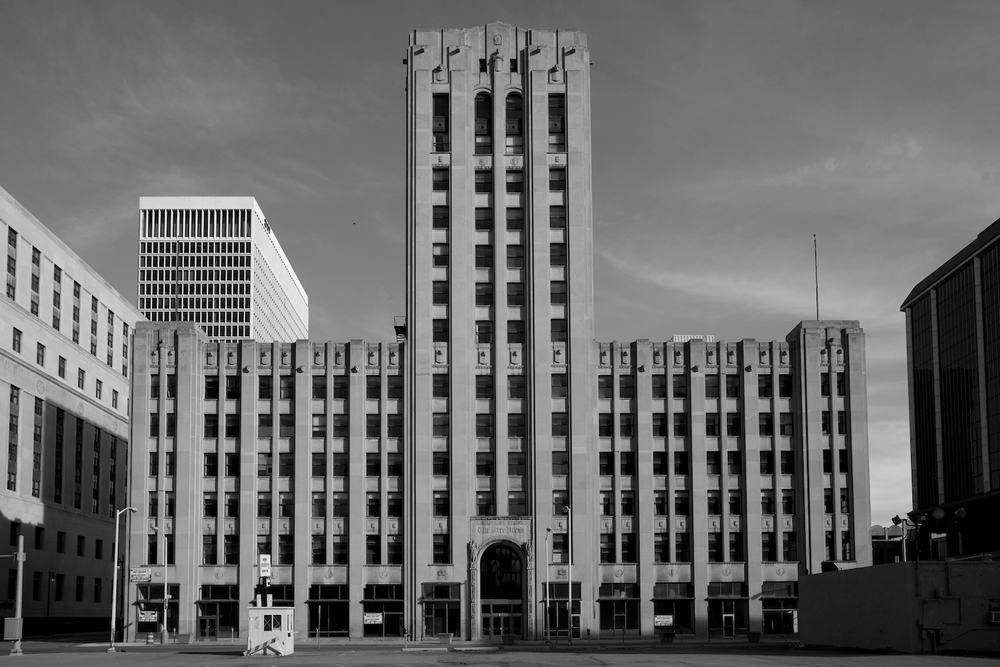
#> input picture 3. Mathematics and Statistics for Data Science/Chap3_PCA/data/original.png, 1000 x 667 px, shrunk from 1440 x 960 before the run
$ jupyter execute '3 PCA sklearn - giảm chiều image HV.ipynb'   (shell and % lines are left out)
#> lines starting #> are read from the running program, lines starting #| are printed output that depends on the picture
# Bài tập 3
## Yêu cầu: Sử dụng PCA sklearn để giảm chiều dữ liệu
- Cho tập tin original.png. Đọc tập tin original.png và hiển thị ảnh gốc
- Áp dụng PCA: giảm chiều dữ liệu còn 100 chiều (gốc là 1440)
- Hiển thị ảnh với dữ liệu đã giảm chiều

[cell 1]
import matplotlib.pyplot as plt
import numpy as np
from PIL import Image
from sklearn.decomposition import PCA

[cell 2]
img = Image.open('data/original.png') # size: (x=1440, y=960), type: PIL.PngImagePlugin.PngImageFile
#> img is the input picture: PIL image 1000x667 L; min 0, max 255, mean 103.8

[cell 3]
# hiển thị ảnh gốc
plt.figure(figsize=(9, 6))
plt.imshow(img)
plt.show()

[cell 4]
# convert an image to grayscale
imggray = img.convert('LA')
plt.figure(figsize=(9, 6))
plt.imshow(imggray)
plt.show()

[cell 5]
# tạo array 1 chiều img_arr từ imggray
img_arr = np.array(list(imggray.getdata(band=0)), float)
# chuyển sang array 2 chiều
img_arr.shape = (imggray.size[1], imggray.size[0]) # size: (960, 1440)

[cell 6]
img_arr

[cell 7]
# thực hiện giảm chiều img_arr từ 1440 xuống còn 100
# create the transform
k = 100
pca = PCA(n_components=k)
# fit transform
pca.fit(img_arr)
B = pca.transform(img_arr) # B ma trận là kết quả
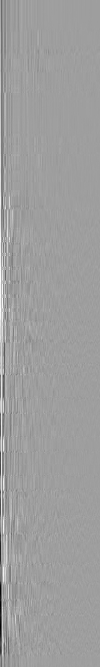
#> B: shape (667, 100) float64; min -2039.9, max 1240.9, mean 0; drawn with min black and max white

[cell 8]
# kiểm tra
print('dữ liệu gốc:', img_arr.shape) # ảnh gốc: 1440 cột
#| dữ liệu gốc: (667, 1000)
print('dữ liệu biến đổi:', B.shape) # ảnh biến đổi: 100 cột
#| dữ liệu biến đổi: (667, 100)

[cell 9]
# chuyển ma trận B trở về image
img_arr_new = pca.inverse_transform(B)
